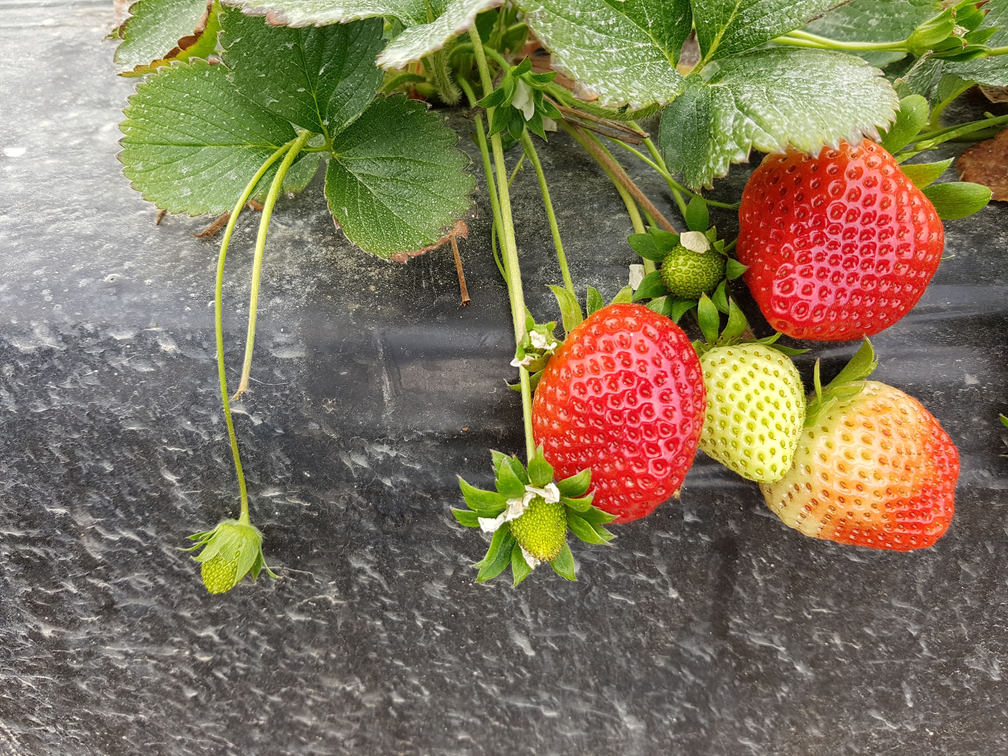
#> input picture image_processing/lab1/473.png, 1008 x 756 px, found by its file name
$ python lab1_2_2.py
#> lines starting #> are read from the running program, lines starting #| are printed output that depends on the picture
import cv2
import numpy as np
import matplotlib.pyplot as plt

img_1=cv2.imread("/Users/thesky/Desktop/Python/โค้ด/image_processing/lab1/473.png")
#> img_1 is the input picture: shape (756, 1008, 3); mean B, G, R 90.9, 117, 129.1
RGB_img1 = cv2.cvtColor(img_1, cv2.COLOR_BGR2RGB)
img_2=cv2.imread("/Users/thesky/Desktop/Python/โค้ด/image_processing/lab1/l_slide35-1.jpg")
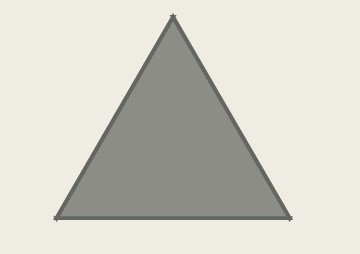
#> input picture image_processing/lab1/l_slide35-1.jpg, 360 x 254 px, found by its file name
#> img_2 is the input picture: shape (254, 360, 3); mean B, G, R 200.8, 209, 210.9
RGB_img2 = cv2.cvtColor(img_2, cv2.COLOR_BGR2RGB)
resize_img1 = cv2.resize(RGB_img1, (200, 200))
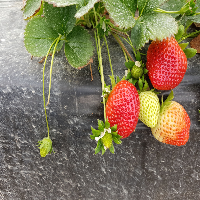
#> resize_img1: shape (200, 200, 3); mean R, G, B 129, 116.9, 90.8
resize_img2 = cv2.resize(RGB_img2, (200, 200))
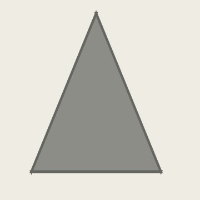
#> resize_img2: shape (200, 200, 3); mean R, G, B 210.9, 209, 200.8

output_file = "output_file.mp4"
fourcc = cv2.VideoWriter_fourcc(*'mp4v')

fps = 1
frame = 100
trans_duration = 30

out = cv2.VideoWriter(output_file, fourcc, fps, (resize_img1.shape[1], resize_img1.shape[0]))

w = [1.0, 0.9, 0.8, 0.7, 0.6, 0.5, 0.4, 0.3, 0.2, 0.1, 0]


#Move IMG 1 to IMG 2
for w1, w2 in zip(w, w[::-1]):
    image_result = cv2.addWeighted(resize_img1, w1, resize_img2, w2, 0)
    out.write(image_result)
#> this loop made 11 passes
#> pass 2, `image_result = cv2.addWeighted(resize_img1, w1, resize_img2, w2, 0)`:
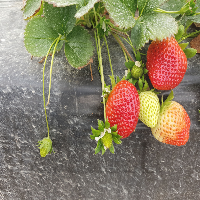
#> image_result: shape (200, 200, 3); mean R, G, B 137.2, 126.1, 101.8
#> pass 3, `image_result = cv2.addWeighted(resize_img1, w1, resize_img2, w2, 0)`:
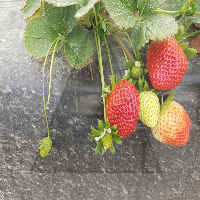
#> image_result: shape (200, 200, 3); mean R, G, B 145.4, 135.3, 112.8

#MOVE iMG2 TO IMG1
for w2, w1 in zip(w, w[::-1]):
    image_result = cv2.addWeighted(resize_img1, w1, resize_img2, w2, 0)
    out.write(image_result)
#> this loop made 11 passes
#> pass 2, `image_result = cv2.addWeighted(resize_img1, w1, resize_img2, w2, 0)`:
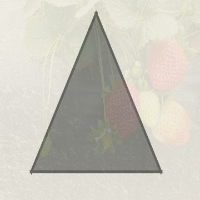
#> image_result: shape (200, 200, 3); mean R, G, B 202.7, 199.8, 189.8
#> pass 3, `image_result = cv2.addWeighted(resize_img1, w1, resize_img2, w2, 0)`:
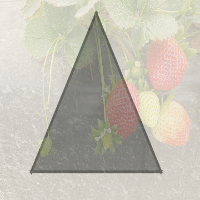
#> image_result: shape (200, 200, 3); mean R, G, B 194.5, 190.6, 178.8


out.release()
